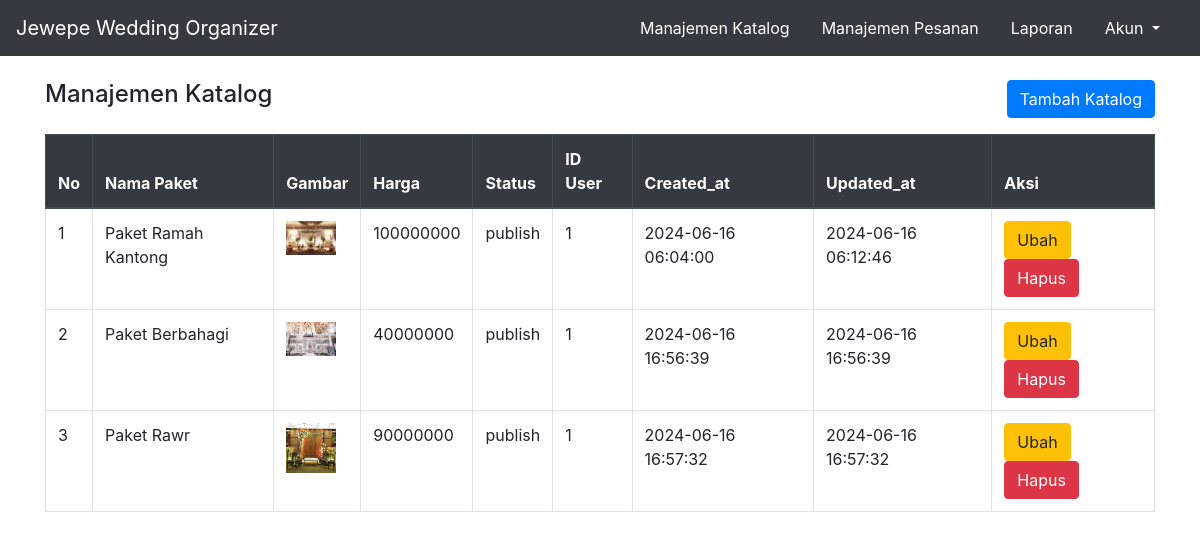
The page /admin/index.php (signed in) on the database its author committed.
### tables this page shows
CREATE TABLE `tb_katalog` (
  `id_katalog` int(11) NOT NULL,
  `gambar` varchar(90) NOT NULL,
  `nama_paket` varchar(30) NOT NULL,
  `deskripsi` text NOT NULL,
  `harga` int(11) NOT NULL,
  `status_publish` varchar(10) NOT NULL,
  `id_user` int(11) NOT NULL,
  `created_at` datetime NOT NULL,
  `updated_at` datetime DEFAULT NULL
);

### db.php (called while the page is built, shortened)
<?php
class Database
{
    private $host = "localhost";
    private $user = "root";
    private $password = "";
    private $database = "db_wedding";
    private $conn;
    public function __construct()
    {
        $this->conn = mysqli_connect($this->host, $this->user, $this->password, $this->database);
    }
    public function tampil_data_katalog()
    {
        $data = mysqli_query($this->conn, "SELECT id_katalog, gambar, nama_paket, harga,
        status_publish, id_user, created_at, updated_at FROM tb_katalog");
        if ($data) {
            if (mysqli_num_rows($data) > 0) {
                while ($row = mysqli_fetch_assoc($data)) {
                    $hasil[] = $row;
                }
            } else {
                $hasil = "0";
            }
        }
        return $hasil;
    }
}

### admin/index.php (the view)
<?php
include("templates/header.php");
include "../db.php";
$db = new database();
$data_katalog = $db->tampil_data_katalog();
?>
<div class="container">
    <div class="d-flex justify-content-between mt-4">
        <h4 class="">Manajemen Katalog</h4>
        <a href="/wedding/admin/tambah.php" class="btn btn-primary">Tambah Katalog</a>
    </div>
    <div class="table-responsive">
        <table class="table table-bordered mt-3">
            <thead class="thead-dark">
                <tr>
                    <th scope="col">No</th>
                    <th scope="col">Nama Paket</th>
                    <th scope="col">Gambar</th>
                    <th scope="col">Harga</th>
                    <th scope="col">Status</th>
                    <th scope="col">ID User</th>
                    <th scope="col">Created_at</th>
                    <th scope="col">Updated_at</th>
                    <th scope="col">Aksi</th>
                </tr>
            </thead>
            <tbody>
                <?php
                if ($data_katalog == "0") {
                    echo "<tr><td>Data Tidak Tersedia</td></tr>";
                } else {
                    $no = 1;
                    foreach ($data_katalog as $row) {
                ?>
                        <tr>
                            <td><?= $no++; ?></td>
                            <td><?= $row["nama_paket"]; ?></td>
                            <td>
                                <img src="../files/katalog/<?= $row["gambar"]; ?>" alt="" style="max-width: 50px; max-height: 50px;">
                            </td>
                            <td><?= $row["harga"]; ?></td>
                            <td><?= $row["status_publish"]; ?></td>
                            <td><?= $row["id_user"]; ?></td>
                            <td><?= $row["created_at"]; ?></td>
                            <td>
                                <?php
                                if ($row['updated_at'] == '') {
                                    echo $row['created_at'];
                                } else {
                                    echo $row['updated_at'];
                                }
                                ?>
                            </td>
                            <td>
                                <a href="edit.php?id=<?= $row["id_katalog"]; ?>" class="btn btn-warning">Ubah</a>
                                <a href="proses.php?aksi=hapus&id=<?= $row["id_katalog"]; ?>" class="btn btn-danger" onclick="return confirm('Apakah Anda Yakin ingin Menghapus?');">Hapus</a>
                            </td>
                        </tr>
                <?php }
                } ?>
            </tbody>
        </table>
    </div>
</div>
<?php
include("templates/footer.php");
?>

### rows shown on the page
tb_katalog: nama_paket "Paket Ramah Kantong", gambar (picture), harga "100000000", status_publish "publish", id_user "1", created_at "2024-06-16 06:04:00", updated_at "2024-06-16 06:12:46"
tb_katalog: nama_paket "Paket Berbahagi", gambar (picture), harga "40000000", status_publish "publish", id_user "1", created_at "2024-06-16 16:56:39"
tb_katalog: nama_paket "Paket Rawr", gambar (picture), harga "90000000", status_publish "publish", id_user "1", created_at "2024-06-16 16:57:32"
